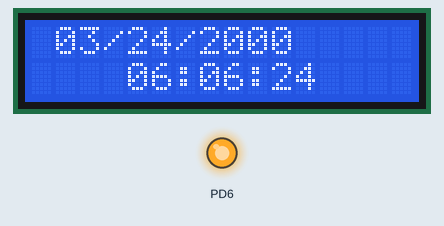
Recording of a program running on a simulated ATmega8, built with avr-gcc and emulated at 8 MHz. Shown: 16×2 character LCD, output pins drawn as LEDs (lit = HIGH). Wiring (inferred from the names in the program): DS1307 clock at I2C address 0x68; character LCD (HD44780): RS PB6; R/W PB5; E PB4; data PB3, PB2, PB1, PB0. The local clock reads 2024-03-15 10:24:30 at power-on unless the program sets it; pins used as bus, display or sensor lines are not drawn.

Above: at 0.4 s.
At 36.7 s:
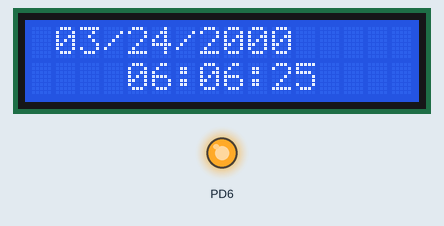
At 97.0 s:
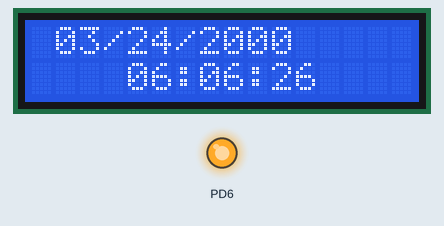
Timing chart, 0 to 98.5 s (numbered marks = the images above):
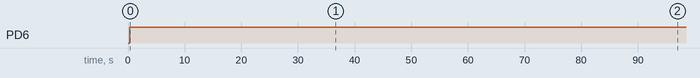

Measured:
- by itself, PD6: LOW → HIGH at 0.28 s
- what the display in image 0 shows lasts 36.3 s, from 0.4 s to 36.7 s
- what the display in image 1 shows lasts 60.2 s, from 36.7 s to 96.9 s

The program:

Demo_Project.c
```c
#define F_CPU 8000000UL

#include <avr/io.h>
#include <avr/pgmspace.h>
#include <util/delay.h>
#include <inttypes.h>
#include "lcd_lib.h"
#include "i2c_lib.h"
#include "ds1307_lib.h"

void LCD_RTC_Init(void);
void RTC_Enable(void);
void _12H_24H_Setup(void);
void delay1s(void);
void fixed_text(void);
void RTC_Read(void);
void RTC_Write(void);
void Read_Data_Conversion(void);
void Show_Date_Time(void);

unsigned char Seconds, Minutes, Hours, Date, Day, Month, Year;
const char Day_name[8][4] = {"NUL", "SUN", "MON", "TUE", "WED", "THU", "FRI", "SAT"};


int main(void)
{
	LCD_RTC_Init();
	RTC_Enable();
	_12H_24H_Setup();

	fixed_text();

	DDRD = (DDRD & 0x00) | 0x40;
	PORTD = 0x7F;


	while(1)
	{
		RTC_Read();
		Read_Data_Conversion();
		Show_Date_Time();

		_delay_ms(800);
	}

	return 0;
}

void LCD_RTC_Init(void)
{
	LCDinit();			//Initialize the LCD
	LCDclr();			//Clears LCD
	_delay_ms(50);		//Delay for stabilization
	LCDcursorOFF();		//Cursor OFF
	_delay_ms(50);		//Delay for stabilization
	I2CInit();			//Initialize I2C Bus
	_delay_ms(50);		//Delay for stabilization
}

void RTC_Enable(void)
{
	uint8_t temp;

	DS1307Read(0x00, &temp);	//Reads 0th byte and keeps in temp
	temp &= (~(1 << 7));		//Make the 7th bit to 0
	DS1307Write(0x00, temp);	//Clear CH (7th) bit of RTC to enable DS1307
}

void _12H_24H_Setup(void)
{
	uint8_t temp;

	DS1307Read(0x02, &temp);	//Reads 2th byte and keeps in temp
	temp &= (0b10111111);		//Make the 6th bit to 0 for 24-hour mode
	DS1307Write(0x02, temp);	//Write 0 to 6th bit for 24-hour mode
}

void delay1s(void)
{
	uint8_t i;

	for(i = 0; i < 100; i++)
	{
		_delay_ms(10);
	}
}

void fixed_text(void)
{
	LCDWriteString("   /  /20");
	LCDGotoXY(0, 1);
	LCDWriteString("      :  :  ");
}

void RTC_Read(void)
{
	DS1307Read(0x00, &Seconds);
	DS1307Read(0x01, &Minutes);
	DS1307Read(0x02, &Hours);
	DS1307Read(0x03, &Day);
	DS1307Read(0x04, &Date);
	DS1307Read(0x05, &Month);
	DS1307Read(0x06, &Year);
}

void Read_Data_Conversion(void)
{
	Seconds = ((Seconds & 0b11110000) >> 4) * 10 + (Seconds & 0b00001111);
	Minutes = ((Minutes & 0b11110000) >> 4) * 10 + (Minutes & 0b00001111);
	Hours   = ((Hours   & 0b11110000) >> 4) * 10 + (Hours   & 0b00001111);
	Day     = Day;
	Year    = ((Year    & 0b11110000) >> 4) * 10 + (Year    & 0b00001111);
	Date    = ((Date    & 0b11110000) >> 4) * 10 + (Date    & 0b00001111);
	Month   = ((Month   & 0b11110000) >> 4) * 10 + (Month   & 0b00001111);
}

void Show_Date_Time(void)
{
	LCDWriteIntXY(1, 0, Date, 2);
	LCDWriteIntXY(4, 0, Month, 2);
	LCDWriteIntXY(9, 0, Year, 2);
	LCDWriteStringXY(12, 0, Day_name[Day])
	LCDWriteIntXY(4, 1, Hours, 2);
	LCDWriteIntXY(7, 1, Minutes, 2);
	LCDWriteIntXY(10, 1, Seconds, 2);
}

void RTC_Write(void)
{
	uint8_t temp;

	temp = ((Seconds / 10) << 4) | (Seconds % 10);
	DS1307Write(0x00, temp);

	temp = ((Minutes / 10) << 4) | (Minutes % 10);
	DS1307Write(0x01, temp);

	temp = ((Hours / 10)   << 4) | (Hours % 10);
	DS1307Write(0x02, temp);

	temp = Day;
	DS1307Write(0x03, temp);

	temp = ((Date / 10)   << 4) | (Date % 10);
	DS1307Write(0x04, temp);

	temp = ((Month / 10)   << 4) | (Month % 10);
	DS1307Write(0x05, temp);

	temp = ((Year / 10)   << 4) | (Year % 10);
	DS1307Write(0x06, temp);

	_delay_ms(100);
}
```

ds1307_lib.c
```c
/************************************************************
Library functions to access the popular DS1307 RTC IC with AVR
Micro controller.
The library has just two functions. One reads the register whose
address is provided. Other writes to the given register with
given data. Please see DS1307 Data sheet for more info on
the registers.
Requires eXtreme Electronics Low Level I2C Library.
************************************************************/
#include <avr/io.h>
#include "i2c_lib.h"
#include "ds1307_lib.h"

/***************************************************
Function To Read Internal Registers of DS1307
---------------------------------------------
address: Address of the register
data: value of register is copied to this.

Returns:
0 = Failure
1 = Success
***************************************************/

uint8_t DS1307Read(uint8_t address, uint8_t *data)
{
	uint8_t res;	//result

	//Start
	I2CStart();

	//SLA + W (for dummy write to set register pointer)
	res = I2CWriteByte(0b11010000);	//DS1307 address + W

	//Error
	if(!res)	return FALSE;

	//Now send the address of required register
	res = I2CWriteByte(address);

	//Error
	if(!res)	return FALSE;

	//Repeat Start
	I2CStart();

	//SLA + R
	res = I2CWriteByte(0b11010001);	//DS1307 Address + R

	//Error
	if(!res)	return FALSE;

	//Now read the value with NACK
	res = I2CReadByte(data,0);

	//Error
	if(!res)	return FALSE;

	//STOP
	I2CStop();

	return TRUE;
}

/***************************************************
Function To Write Internal Registers of DS1307
---------------------------------------------
address: Address of the register
data: value to write.

Returns:
0= Failure
1= Success
***************************************************/

uint8_t DS1307Write(uint8_t address, uint8_t data)
{
	uint8_t res;	//result

	//Start
	I2CStart();

	//SLA+W
	res = I2CWriteByte(0b11010000);	//DS1307 address + W

	//Error
	if(!res)	return FALSE;

	//Now send the address of required register
	res = I2CWriteByte(address);

	//Error
	if(!res)	return FALSE;

	//Now write the value
	res = I2CWriteByte(data);

	//Error
	if(!res)	return FALSE;

	//STOP
	I2CStop();

	return TRUE;
}
```

ds1307_lib.h
```c
#ifndef DS1307_H
#define DS1307_H

#include <avr/io.h>

uint8_t DS1307Read(uint8_t address, uint8_t *data);
uint8_t DS1307Write(uint8_t address, uint8_t data);

#endif
```

i2c_lib.c
```c
/****************************************************
Low Level I2C Data Trans-receiving APIs
****************************************************/

#include <avr/io.h>
#include <util/delay.h>
#include "i2c_lib.h"

void I2CInit()
{
	//Set up TWI Module
	TWBR = 2;
	TWSR |= ((1 << TWPS1) | (1 << TWPS0));

	//Enable the TWI Module
	TWCR |= (1 << TWEN);
}

void I2CClose()
{
	//Disable the module
	TWCR &= (~(1 << TWEN));
}

void I2CStart()
{
	//Put Start Condition on Bus
	TWCR = (1 << TWINT) | (1 << TWEN) | (1 << TWSTA);

	//Poll Till Done
	while(!(TWCR & (1 << TWINT)));
}

void I2CStop()
{
	//Put Stop Condition on bus
	TWCR = (1 << TWINT) | (1 << TWEN) | (1 << TWSTO);

	//Wait for STOP to finish
	while(TWCR & (1 << TWSTO));
	//_delay_loop_2(250);
}

uint8_t I2CWriteByte(uint8_t data)
{
	TWDR = data;

	//Initiate Transfer
	TWCR = (1 << TWEN) | (1 << TWINT);

	//Poll Till Done
	while(!(TWCR & (1 << TWINT)));

	//Check Status
	if((TWSR & 0xF8) == 0x18 || (TWSR & 0xF8) == 0x28 || (TWSR & 0xF8) == 0x40)
	{
		//SLA + W Transmitted and ACK received
		//or
		//SLA + R Transmitted and ACK received
		//or
		//DATA Transmitted and ACK received

		return TRUE;
	}
	else
	{
		return FALSE;	//Error
	}
}

uint8_t I2CReadByte(uint8_t *data, uint8_t ack)
{
	//Set up ACK
	if(ack)
	{
		//return ACK after reception
		TWCR |= (1 << TWEA);
	}
	else
	{
		//return NACK after reception
		//Signals slave to stop giving more data
		//usually used for last byte read.
		TWCR &=(~(1 << TWEA));
	}

	//Now enable Reception of data by clearing TWINT
	TWCR |= (1 << TWINT);

	//Wait till done
	while(!(TWCR & (1 << TWINT)));

	//Check status
	if((TWSR & 0xF8) == 0x58 || (TWSR & 0xF8) == 0x50)
	{
		//Data received and ACK returned
		//	or
		//Data received and NACK returned
		//Read the data

		*data = TWDR;
		return TRUE;
	}
	else
	{
		return FALSE;	//Error
	}
}
```

i2c_lib.h
```c
#ifndef I2C_H
#define I2C_H

#define TRUE 1
#define FALSE 0

void I2CInit();
void I2CClose();

void I2CStart();
void I2CStop();

uint8_t I2CWriteByte(uint8_t data);
uint8_t I2CReadByte(uint8_t *data, uint8_t ack);

#endif
```

lcd_lib.c
```c
#define F_CPU 8000000UL

#include <avr/io.h>
#include <inttypes.h>
#include <util/delay.h>
#include <avr/pgmspace.h>
#include "lcd_lib.h"

static void LCDMix_4Bit(uint8_t data);

static void LCDMix_4Bit(uint8_t data)
{
  if((data) & (0b10000000))
  {
	  LDPD7 |= 1 << LCD_D7;
  }
  else
  {
	  LDPD7 &= ~(1 << LCD_D7);
  }

  if((data) & (0b01000000))
  {
	  LDPD6 |= 1 << LCD_D6;
  }
  else
  {
	  LDPD6 &= ~(1 << LCD_D6);
  }

  if((data) & (0b00100000))
  {
	  LDPD5 |= 1 << LCD_D5;
  }
  else
  {
	  LDPD5 &= ~(1 << LCD_D5);
  }

  if((data) & (0b00010000))
  {
	  LDPD4 |= 1 << LCD_D4;
  }
  else LDPD4 &= ~(1 << LCD_D4);
}

void LCDinit(void)	//Initializes LCD
{
	_delay_ms(15);

	//zero to data pins
	LCDMix_4Bit(0b00000000);

	//zero to control pins
	LDPRS &= ~(1 << LCD_RS);
	LDPRW &= ~(1 << LCD_RW);
	LDPE &= ~(1 << LCD_E);

	//set data direction
	LDDD4 |= 1 << LCD_D4;
	LDDD5 |= 1 << LCD_D5;
	LDDD6 |= 1 << LCD_D6;
	LDDD7 |= 1 << LCD_D7;

	//control direction pins
	LDDRS |= 1 << LCD_RS;
	LDDRW |= 1 << LCD_RW;
	LDDE |= 1 << LCD_E;

	//---------one------
	LCDMix_4Bit(0b00110000);
	LDPE |= 1 << LCD_E;
	_delay_ms(1);

	LDPE &= ~(1 << LCD_E);
	_delay_ms(1);

	//-----------two-----------
	LCDMix_4Bit(0b00110000);
	LDPE |= 1 << LCD_E;
	_delay_ms(1);

	LDPE &= ~(1 << LCD_E);
	_delay_ms(1);

	//-------three-------------
	LCDMix_4Bit(0b00100000);
	LDPE |= 1 << LCD_E;
	_delay_ms(1);

	LDPE &= ~(1 << LCD_E);
	_delay_ms(1);

	//--------4 bit--dual line---------------
	LCDsendCommand(0b00101000);

	//-----increment address, invisible cursor shift------
	LCDsendCommand(0b00001100);
}

void LCDsendChar(uint8_t ch)	//Sends Char to LCD
{
	LCDMix_4Bit(ch & 0b11110000);
	LDPRS |= 1 << LCD_RS;
	LDPE |= 1 << LCD_E;
	_delay_ms(1);

	LDPE &= ~(1 << LCD_E);
	LDPRS &= ~(1 << LCD_RS);
	_delay_ms(1);

	LCDMix_4Bit((ch & 0b00001111) << 4);
	LDPRS |= 1 << LCD_RS;
	LDPE |= 1 << LCD_E;
	_delay_ms(1);

	LDPE &= ~(1 << LCD_E);
	LDPRS &= ~(1 << LCD_RS);
	_delay_ms(1);
}

void LCDsendCommand(uint8_t cmd)	//Sends Command to LCD
{
	LCDMix_4Bit(cmd & 0b11110000);
	LDPE |= 1 << LCD_E;
	_delay_ms(1);

	LDPE &= ~(1 << LCD_E);
	_delay_ms(1);

	LCDMix_4Bit((cmd & 0b00001111) << 4);
	LDPE |= 1 << LCD_E;
	_delay_ms(1);

	LDPE &= ~(1 << LCD_E);
	_delay_ms(1);
}

void LCDclr(void)	//Clears LCD
{
	LCDsendCommand(1 << LCD_CLR);
}

void LCDhome(void)	//LCD cursor home
{
	LCDsendCommand( 1 << LCD_HOME);
}

void LCDstring(uint8_t* data, uint8_t nBytes)	//Outputs string to LCD
{
	register uint8_t i;		//check to make sure we have a good pointer

	if(!data)
	{
		return;
	}
	// print data
	for(i = 0; i < nBytes; i++)
	{
		LCDsendChar(data[i]);
	}
}

void LCDGotoXY(uint8_t x, uint8_t y)	//Cursor to X Y position
{
	register uint8_t DDRAMAddr;		//remap lines into proper order

	switch(y)
	{
		case 0: DDRAMAddr = LCD_LINE0_DDRAMADDR + x; break;
		case 1: DDRAMAddr = LCD_LINE1_DDRAMADDR + x; break;
		case 2: DDRAMAddr = LCD_LINE2_DDRAMADDR + x; break;
		case 3: DDRAMAddr = LCD_LINE3_DDRAMADDR + x; break;
		default: DDRAMAddr = LCD_LINE0_DDRAMADDR + x;
	}

	LCDsendCommand(1 << LCD_DDRAM | DDRAMAddr);	//set data address
}

//Copies string from flash memory to LCD at x y position
//const uint8_t welcomeln1[] PROGMEM="AVR LCD DEMO\0";
//CopyStringtoLCD(welcomeln1, 3, 1);
void CopyStringtoLCD(const uint8_t *FlashLoc, uint8_t x, uint8_t y)
{
	uint8_t i;

	LCDGotoXY(x, y);

	for(i = 0; (uint8_t)pgm_read_byte(&FlashLoc[i]); i++)
	{
		LCDsendChar((uint8_t)pgm_read_byte(&FlashLoc[i]));
	}
}

void LCDdefinechar(const uint8_t *pc,uint8_t char_code)
{
	uint8_t a, pcc;
	uint16_t i;

	a = (char_code << 3) | 0x40;

	for(i = 0; i < 8; i++)
	{
		pcc = pgm_read_byte(&pc[i]);
		LCDsendCommand(a++);
		LCDsendChar(pcc);
	}
}

void LCDshiftLeft(uint8_t n)	//Scroll n of characters Right
{
	for(uint8_t i = 0; i < n; i++)
	{
		LCDsendCommand(0x1E);
	}
}

void LCDshiftRight(uint8_t n)	//Scroll n of characters Left
{
	for(uint8_t i = 0; i < n; i++)
	{
		LCDsendCommand(0x18);
	}
}

void LCDcursorOn(void)	//displays LCD cursor
{
	LCDsendCommand(0x0E);
}

void LCDcursorOnBlink(void)		//displays LCD blinking cursor
{
	LCDsendCommand(0x0F);
}

void LCDcursorOFF(void)		//turns OFF cursor
{
	LCDsendCommand(0x0C);
}

void LCDblank(void)		//blanks LCD
{
	LCDsendCommand(0x08);
}

void LCDvisible(void)	//Shows LCD
{
	LCDsendCommand(0x0C);
}

void LCDcursorLeft(uint8_t n)	//Moves cursor by n positions left
{
	for(uint8_t i = 0; i < n; i++)
	{
		LCDsendCommand(0x10);
	}
}

void LCDcursorRight(uint8_t n)	//Moves cursor by n positions left
{
	for(uint8_t i = 0; i < n; i++)
	{
		LCDsendCommand(0x14);
	}
}


void LCDWriteInt(int val, unsigned int field_length)  ///////////////////
{
	char str[5] = {0, 0, 0, 0, 0};
	int i = 4;

	while(val)
	{
		str[i] = val % 10;
		val = val / 10;
		i--;
	}

	for(i = (5 - field_length); i < 5; i++)
	{
		LCDsendChar(48 + str[i]);
	}
}

void LCDWriteString(const char *msg)
{
	/*****************************************************************
	This function Writes a given string to lcd at the current cursor location.
	Arguments:
	msg: a null terminated string to print
	*****************************************************************/
	while(*msg!='\0')
	{
		LCDsendChar(*msg);
		msg++;
	}
}
```

lcd_lib.h
```c
#define F_CPU 8000000UL

#include <avr/io.h>
#include <inttypes.h>
#include <util/delay.h>
#include <avr/pgmspace.h>

#define LCD_RS	6 	//define MCU pin connected to LCD RS
#define LCD_RW	5 	//define MCU pin connected to LCD R/W
#define LCD_E	4	//define MCU pin connected to LCD E

#define LCD_D4	3	//define MCU pin connected to LCD D4
#define LCD_D5	2	//define MCU pin connected to LCD D5
#define LCD_D6	1	//define MCU pin connected to LCD D6
#define LCD_D7	0	//define MCU pin connected to LCD D7

#define LDPRS PORTB		//RS pin assignment
#define LDDRS DDRB
#define LDPRW PORTB		//RW pin assignment
#define LDDRW DDRB
#define LDPE PORTB		//E pin assignment
#define LDDE DDRB

#define LDPD4 PORTB		//D4 pin assignment
#define LDDD4 DDRB
#define LDPD5 PORTB		//D5 pin assignment
#define LDDD5 DDRB
#define LDPD6 PORTB		//D6 pin assignment
#define LDDD6 DDRB
#define LDPD7 PORTB		//D7 pin assignment
#define LDDD7 DDRB

//*********************************************************
#define LCD_CLR             0	//DB0: clear display
#define LCD_HOME            1	//DB1: return to home position
#define LCD_ENTRY_MODE      2	//DB2: set entry mode
#define LCD_ENTRY_INC       1	//DB1: increment
#define LCD_ENTRY_SHIFT     0	//DB2: shift
#define LCD_ON_CTRL         3	//DB3: turn LCD/cursor on
#define LCD_ON_DISPLAY      2	//DB2: turn display on
#define LCD_ON_CURSOR       1	//DB1: turn cursor on
#define LCD_ON_BLINK        0	//DB0: blinking cursor
#define LCD_MOVE            4	//DB4: move cursor/display
#define LCD_MOVE_DISP       3	//DB3: move display (0-> move cursor)
#define LCD_MOVE_RIGHT      2	//DB2: move right (0-> left)
#define LCD_FUNCTION        5	//DB5: function set
#define LCD_FUNCTION_8BIT   4	//DB4: set 8BIT mode (0->4BIT mode)
#define LCD_FUNCTION_2LINES 3	//DB3: two lines (0->one line)
#define LCD_FUNCTION_10DOTS 2	//DB2: 5x10 font (0->5x7 font)
#define LCD_CGRAM           6	//DB6: set CG RAM address
#define LCD_DDRAM           7	//DB7: set DD RAM address

//Reading:
#define LCD_BUSY            7	//DB7: LCD is busy
#define LCD_LINES			2	//visible lines
#define LCD_LINE_LENGTH		16	//line length (in characters)

//Cursor position to DDRAM mapping
#define LCD_LINE0_DDRAMADDR		0x00
#define LCD_LINE1_DDRAMADDR		0x40
#define LCD_LINE2_DDRAMADDR		0x14
#define LCD_LINE3_DDRAMADDR		0x54

#define PROGRESSPIXELS_PER_CHAR	6												//Progress bar defines
#define LCDWriteIntXY(x, y, val, fl) {LCDGotoXY(x, y);LCDWriteInt(val, fl);}	//Get int value
#define LCDWriteStringXY(x, y, msg) {LCDGotoXY(x, y);LCDWriteString(msg);}


void LCDsendChar(uint8_t);									//forms data ready to send to LCD
void LCDsendCommand(uint8_t);								//forms data ready to send to LCD
void LCDinit(void);											//Initializes LCD
void LCDclr(void);											//Clears LCD
void LCDhome(void);											//LCD cursor home
void LCDstring(uint8_t*, uint8_t);							//Outputs string to LCD
void LCDGotoXY(uint8_t, uint8_t);							//Cursor to X Y position
void CopyStringtoLCD(const uint8_t*, uint8_t, uint8_t);		//copies flash string to LCD at x,y
void LCDdefinechar(const uint8_t *,uint8_t);				//write char to LCD CGRAM
void LCDshiftRight(uint8_t);								//shift by n characters Right
void LCDshiftLeft(uint8_t);									//shift by n characters Left
void LCDcursorOn(void);										//Underline cursor ON
void LCDcursorOnBlink(void);								//Underline blinking cursor ON
void LCDcursorOFF(void);									//Cursor OFF
void LCDblank(void);										//LCD blank but not cleared
void LCDvisible(void);										//LCD visible
void LCDcursorLeft(uint8_t);								//Shift cursor left by n
void LCDcursorRight(uint8_t);								//shift cursor right by n
void LCDWriteInt(int val, unsigned int field_length);		//Move cursor to XY and print int value
void LCDWriteString(const char *msg);
```
